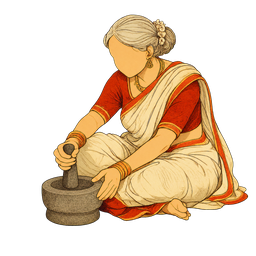
#> input picture tmp/imagegen/grandmother-base.png, 256 x 256 px, shrunk from 1254 x 1254 before the run, found by its file name
$ python create_grandmother_variants.py
#> lines starting #> are read from the running program, lines starting #| are printed output that depends on the picture
from pathlib import Path
import colorsys

from PIL import Image


source = Image.open("tmp/imagegen/grandmother-base.png").convert("RGBA")
#> source is the input picture: PIL image 256x256 RGBA; mean R, G, B, A 80.3, 57.9, 33.7, 99
tones = {
    "green": (0.35, 0.72, 0.48),
    "red": (0.0, 0.78, 0.66),
    "yellow": (0.12, 0.78, 0.82),
    "orange": (0.06, 0.82, 0.78),
    "brown": (0.07, 0.55, 0.55),
}
output = Path("public/images/illustrations")
output.mkdir(parents=True, exist_ok=True)

for name, (target_hue, target_saturation, target_value) in tones.items():
    image = source.copy()
    pixels = image.load()

    for y in range(image.height):
        for x in range(image.width):
            red, green, blue, alpha = pixels[x, y]
            hue, saturation, value = colorsys.rgb_to_hsv(red / 255, green / 255, blue / 255)

            # The sari/blouse accents are the saturated red-to-orange portions.
            # Gold jewellery and neutral sari/stone tones remain outside this range.
            if alpha and saturation > 0.42 and (hue < 0.075 or hue > 0.975) and red > green * 1.22 and red > blue * 1.35:
                recolored = colorsys.hsv_to_rgb(
                    target_hue,
                    max(0.38, min(0.92, target_saturation * saturation / 0.78)),
                    max(0.18, min(1, target_value * value / 0.62)),
                )
                pixels[x, y] = (*[round(channel * 255) for channel in recolored], alpha)

    path = output / f"grandmother-{name}.webp"
    image.save(path, "WEBP", quality=82, method=6)
    print(name, path.stat().st_size)
#> this loop made 5 passes
#> pass 1, `image.save(path, "WEBP", quality=82, method=6)`:
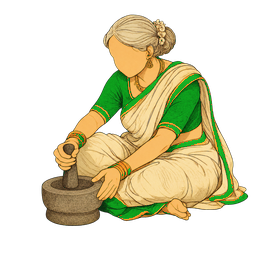
#> saved as grandmother-green.webp: PIL image 256x256 RGBA; mean R, G, B, A 68.5, 64.5, 35.2, 99; transparent parts drawn white
#> pass 2, `image.save(path, "WEBP", quality=82, method=6)`:
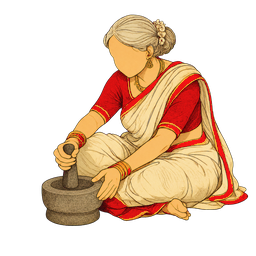
#> saved as grandmother-red.webp: PIL image 256x256 RGBA; mean R, G, B, A 81.1, 55.7, 34.4, 99; transparent parts drawn white
#> after the loop:
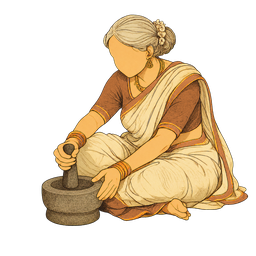
#> image: PIL image 256x256 RGBA; mean R, G, B, A 78.8, 61.5, 36.9, 99; transparent parts drawn white
